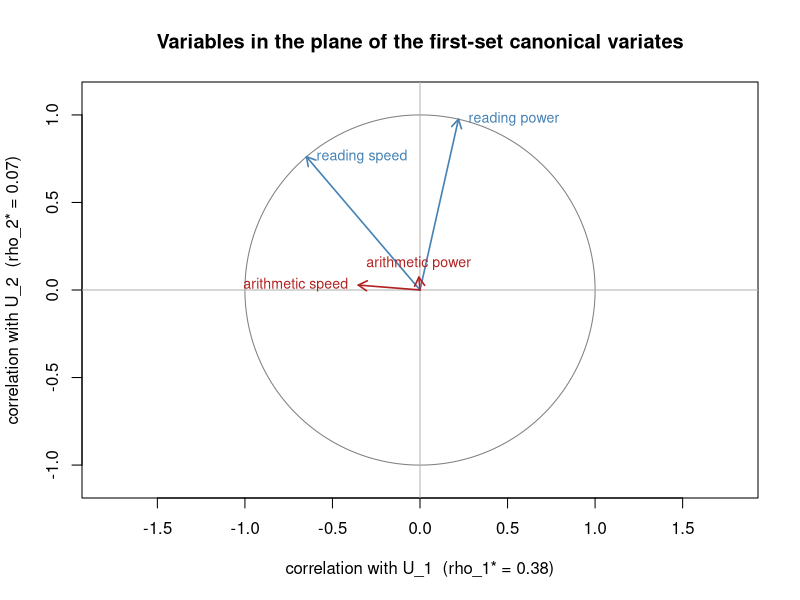

Here is the R script that generated this plot:
# Hotelling's reading/arithmetic example: variables plotted by their correlations with U_1 and U_2.
Sigma <- matrix(c(100, 60, 30, 7.2,
                  60, 100, -6, 8.4,
                  30, -6, 144, 57.6,
                  7.2, 8.4, 57.6, 144), 4, 4, byrow = TRUE)
vars <- c("reading speed", "reading power", "arithmetic speed", "arithmetic power")

# Symmetric matrix power via the spectral decomposition.
mpow <- function(A, k) {
  e <- eigen(A, symmetric = TRUE)
  e$vectors %*% diag(e$values^k) %*% t(e$vectors)
}

S11 <- Sigma[1:2, 1:2]
S12 <- Sigma[1:2, 3:4]
S22 <- Sigma[3:4, 3:4]
s <- svd(mpow(S11, -0.5) %*% S12 %*% mpow(S22, -0.5))
rho <- s$d                               # canonical correlations
A <- t(mpow(S11, -0.5) %*% s$u)          # rows: coefficient vectors of U_1, U_2
sds <- sqrt(diag(Sigma))
corr <- sweep(A %*% Sigma[1:2, ], 2, sds, "/")  # Corr(U_k, X_i) for all four variables

tt <- seq(0, 2 * pi, length.out = 300)
plot(NA, xlim = c(-1.1, 1.1), ylim = c(-1.1, 1.1), asp = 1,
     xlab = sprintf("correlation with U_1  (rho_1* = %.2f)", rho[1]),
     ylab = sprintf("correlation with U_2  (rho_2* = %.2f)", rho[2]),
     main = "Variables in the plane of the first-set canonical variates")
lines(cos(tt), sin(tt), col = "gray50")
abline(h = 0, v = 0, col = "gray70")
cols <- rep(c("steelblue", "firebrick"), each = 2)
arrows(0, 0, corr[1, ], corr[2, ], col = cols, lwd = 1.6, length = 0.1)
text(corr[1, ], corr[2, ], labels = vars, col = cols, pos = c(4, 4, 2, 3), cex = 0.85)
